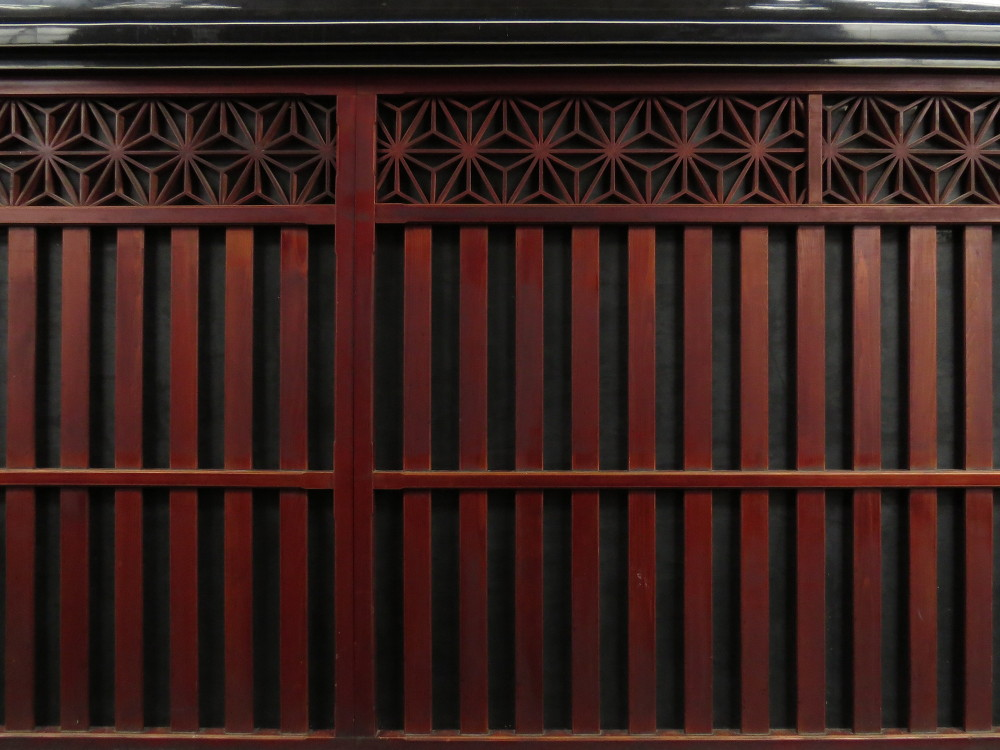
#> input picture image/kura.jpg, 1000 x 750 px
$ python mask.py
#> lines starting #> are read from the running program, lines starting #| are printed output that depends on the picture
# -*- coding: utf-8 -*-

import cv2
import numpy as np

if __name__ == '__main__':

    # 画像の読み込み
    img_src = cv2.imread("./image/kura.jpg", 1)
#> img_src is the input picture: shape (750, 1000, 3); mean B, G, R 29.3, 32.8, 56.3

    # マスク画像の読み込み
    img_mask = cv2.imread("./image/heart.jpg", 0)
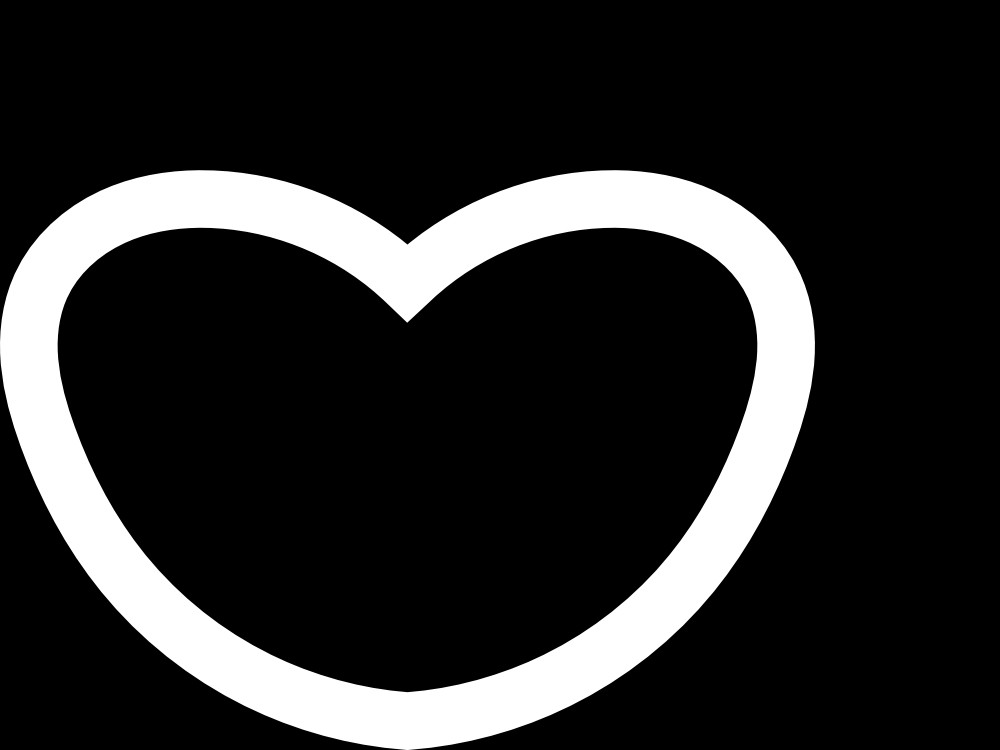
#> input picture image/heart.jpg, 1000 x 750 px
#> img_mask is the input picture: shape (750, 1000); min 0, max 255, mean 41.6

    img_masked = cv2.bitwise_not(img_src, img_src, mask=img_mask )
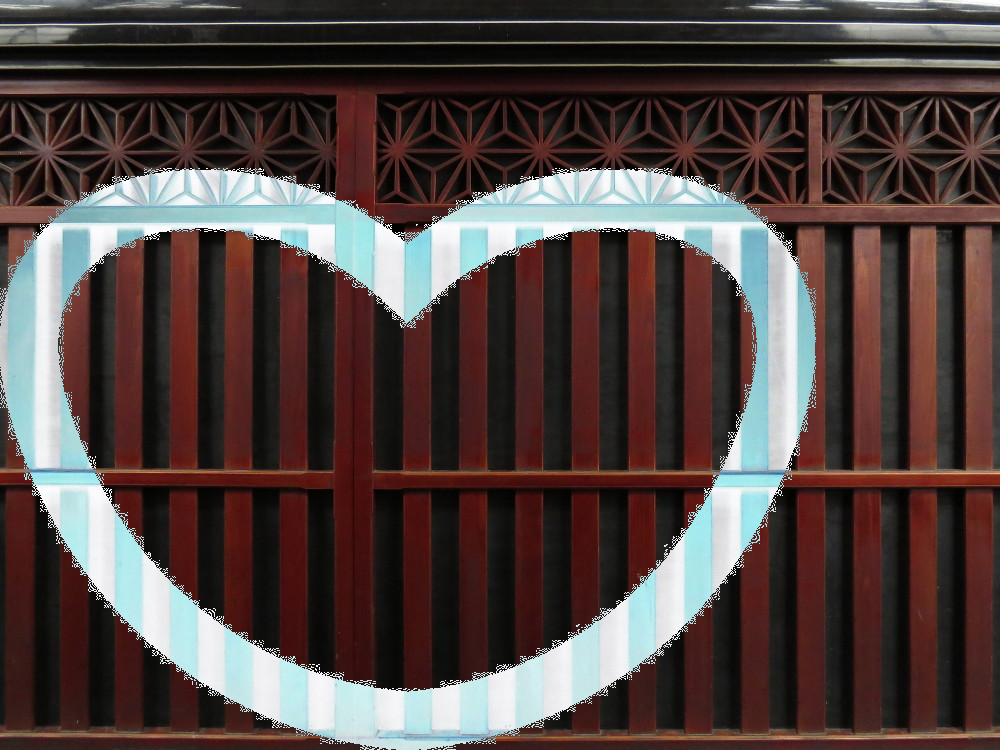
#> img_masked: shape (750, 1000, 3); mean B, G, R 65, 67.2, 81.1


    # 表示
    cv2.imshow("Show MASK Image", img_masked)
    cv2.waitKey(0)
    cv2.destroyAllWindows()
